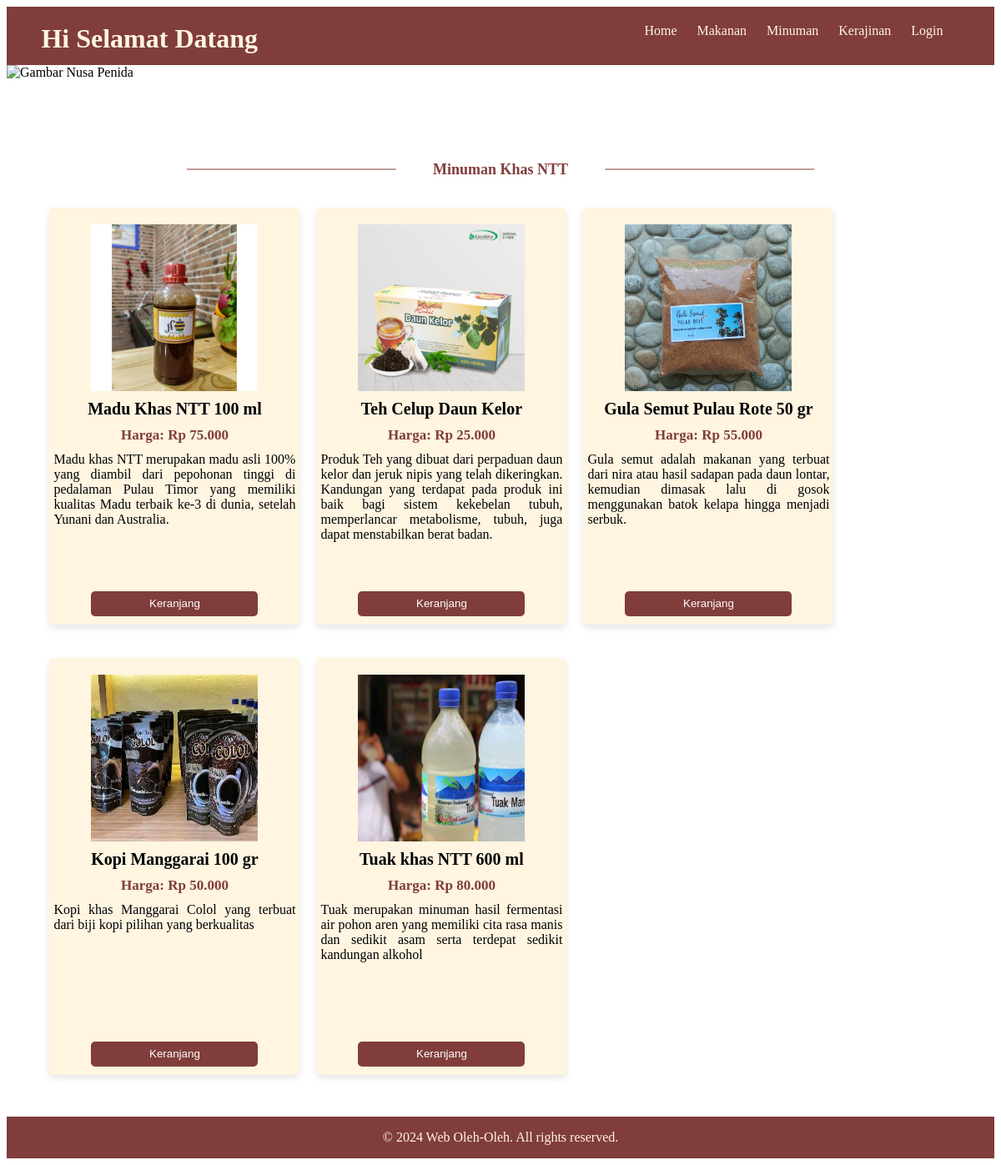
The page /Minuman.php on the database its author committed.
### tables this page shows
CREATE TABLE `oleh_oleh` (
  `Id_oleh_oleh` char(10) NOT NULL,
  `Gambar` text DEFAULT NULL,
  `Nama_oleh_oleh` varchar(50) DEFAULT NULL,
  `Harga` float DEFAULT NULL,
  `Deskripsi` text DEFAULT NULL,
  `Id_Kategori` char(10) DEFAULT NULL
);

### Minuman.php (the view, shortened to what this page needs)
<!DOCTYPE html>
<html lang="en">
<head>
    <link rel="stylesheet" href="style.css">
</head>
<body>
    <header>
        <div class="container">
            <h1>Hi Selamat Datang</h1>
            <nav>
                <ul>
                    <li><a href="index.php">Home</a></li>
                    <li><a href="Makanan.php">Makanan</a></li>
                    <li><a href="Minuman.php">Minuman</a></li>
                    <li><a href="Kerajinan.php">Kerajinan</a></li>
                    <li><a href="<?php echo isset($_SESSION['username']) ? 'akun.php' : 'login.php'; ?>">
                        <?php echo isset($_SESSION['username']) ? 'Akun' : 'Login'; ?>
                    </a></li>
                </ul>
            </nav>
        </div>
    </header>
    <div class="labuanbajo">
        <img src="nusapenida.jpg" alt="Gambar Nusa Penida">
      </div>
    <section>
        <div class="container">
            <h2>Minuman Khas NTT</h2>
            <div class="oleholeh">
                <?php
                require 'koneksi.php';
                $stmt = $pdo->query('SELECT o.id_oleh_oleh, o.Nama_oleh_oleh AS nama_oleh_oleh, o.Harga, o.Gambar, k.nama_kategori ,o.Deskripsi
                FROM oleh_oleh o
                JOIN kategori_oleh_oleh k
                ON o.id_kategori = k.id_Kategori
                WHERE k.nama_kategori = "Minuman"');
                while ($row = $stmt->fetch(PDO::FETCH_ASSOC)) {
                echo '<div class="item">';
                echo '<img src="' . htmlspecialchars($row['Gambar']) . '" alt="' . htmlspecialchars($row['nama_oleh_oleh']) . '">';
                echo '<h3>' . htmlspecialchars($row['nama_oleh_oleh']) . '</h3>';
                echo '<h4>Harga: Rp ' . number_format($row['Harga'], 0, ',', '.') . '</h4>';
                echo '<p>' . htmlspecialchars($row['Deskripsi']) . '</p>';
                echo '<button class="cart-btn" data-id="' . htmlspecialchars($row['id_oleh_oleh']) . '">Keranjang</button>';
                echo '</div>';
                }
                ?>
            </div>
        </div>
    </section>
    <footer>
        <div class="container">
            <p>&copy; 2024 Web Oleh-Oleh. All rights reserved.</p>
        </div>
    </footer>
</body>
</html>

### Style.css (style rules this page uses)
.container { width: 93%; margin: auto; overflow: hidden; }
header { background: #803D3B; color: #FFF5E1; padding-top: 20px; min-height: 50px; }
header h1 { float: left; margin: 0; }
.labuanbajo { width: 100%; height: 100px; overflow: hidden; }
.labuanbajo img { width: 100%; height: 100%; object-fit: cover; }
h2 { text-align: center; position: relative; font-size: 18px; color: #803D3B; }
h2:before, h2:after { content: ""; position: absolute; top: 50%; height: 1px; background-color: #803D3B; }
h2:before { left: 300px; right: 50%; transform: translate(-50%, -50%); }
h2:after { left: 50%; right: 300px; transform: translate(50%, -50%); }
nav ul { float: right; margin: 0; padding: 0; }
nav ul li { display: inline; list-style: none; margin-right: 20px; }
nav ul li a { color: #FFF5E1; text-decoration: none; }
.item { position: relative; float: left; width: 300px; height: 500px; margin: 20px 10px 20px; background: #FFF5E1; border-radius: 5px; box-sizing: border-box; box-shadow: 0 4px 8px rgba(0, 0, 0, 0.1); }
.item img { width: 200px; height: 200px; display: block; margin-left: auto; margin-right: auto; margin-top: 20px; }
.item h3 { margin: 10px 0; font-size: 20px; text-align: center; }
.item h4 { margin: 10px 0; font-size: 17px; text-align: center; }
.item p { margin: 0; font-size: 16px; text-align: justify; margin-left: 5px; margin-right: 5px; }
.item button { margin-top: 30px; }
.cart-btn { position: absolute; bottom: 10px; left: 50%; transform: translateX(-50%); padding: 5px 10px; background-color: #803D3B; color: #fff; border: none; border-radius: 5px; cursor: pointer; height: 30px; width: 200px; }
h4 { text-align: center; font-size: 24px; color: #803D3B; }
button { width: 100%; background-color: #803D3B; color: #FFF5E1; padding: 10px 0; border: none; border-radius: 5px; cursor: pointer; }
footer { background: #803D3B; color: #FFF5E1; text-align: center; position: relative; margin-top: 30px; }
.container { text-align: center; }

### rows shown on the page
oleh_oleh: Gambar (picture), Nama_oleh_oleh "Madu Khas NTT 100 ml", Harga "75.000", Deskripsi "Madu khas NTT merupakan madu asli 100% yang diambil dari pepohonan tinggi di pedalaman Pulau Timor yang memiliki kualitas Madu terbaik ke-3 di dunia, setelah Yunani dan Australia."
oleh_oleh: Gambar (picture), Nama_oleh_oleh "Teh Celup Daun Kelor", Harga "25.000", Deskripsi "Produk Teh yang dibuat dari perpaduan daun kelor dan jeruk nipis yang telah dikeringkan. Kandungan yang terdapat pada produk ini baik bagi sistem kekebelan tubuh, memperlancar metabolisme, tubuh, juga dapat menstabilkan berat badan."
oleh_oleh: Gambar (picture), Nama_oleh_oleh "Gula Semut Pulau Rote 50 gr", Harga "55.000", Deskripsi "Gula semut adalah makanan yang terbuat dari nira atau hasil sadapan pada daun lontar, kemudian dimasak lalu di gosok menggunakan batok kelapa hingga menjadi serbuk."
oleh_oleh: Gambar (picture), Nama_oleh_oleh "Kopi Manggarai 100 gr", Harga "50.000", Deskripsi "Kopi khas Manggarai Colol yang terbuat dari biji kopi pilihan yang berkualitas"
oleh_oleh: Gambar (picture), Nama_oleh_oleh "Tuak khas NTT 600 ml", Harga "80.000", Deskripsi "Tuak merupakan minuman hasil fermentasi air pohon aren yang memiliki cita rasa manis dan sedikit asam serta terdepat sedikit kandungan alkohol"
